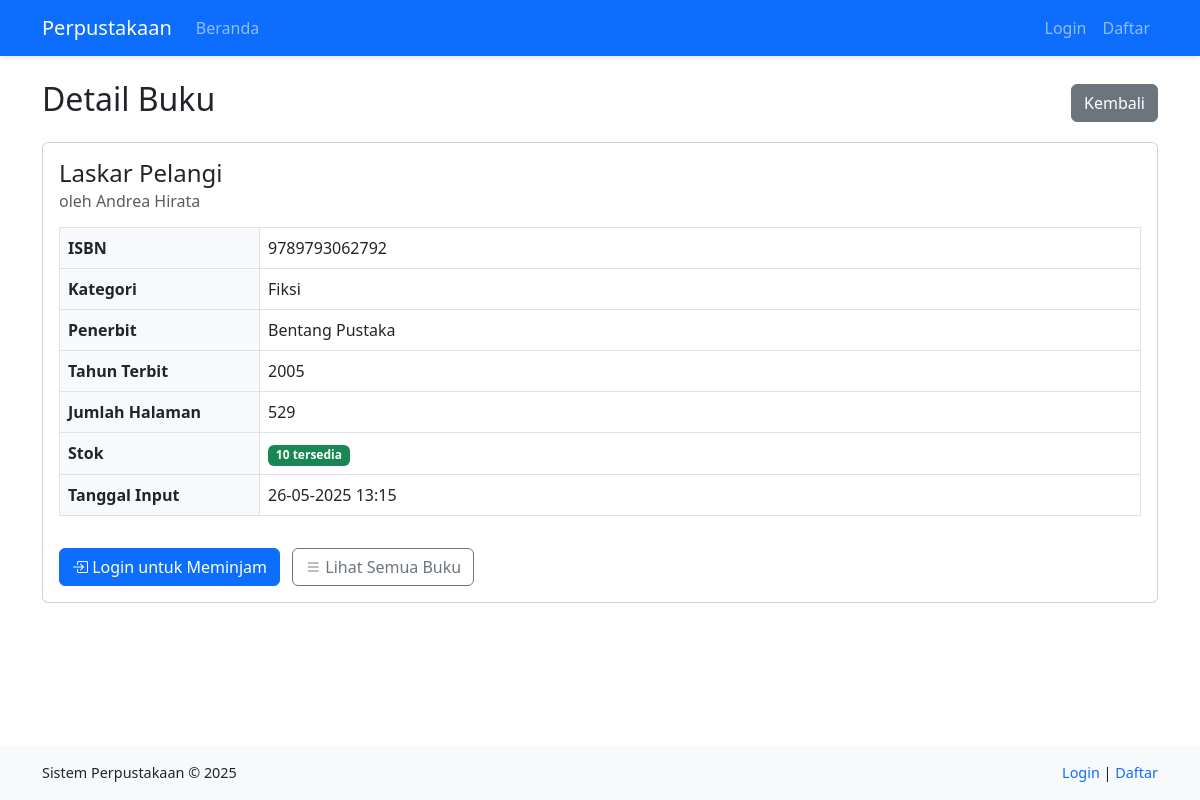
/pages/buku/detail.php?id=1, run on the app's committed database.
### tables this page shows
CREATE TABLE IF NOT EXISTS buku (
  id_buku INT AUTO_INCREMENT PRIMARY KEY,
  judul VARCHAR(255) NOT NULL,
  pengarang VARCHAR(255) NOT NULL,
  penerbit VARCHAR(255) NOT NULL,
  tahun_terbit YEAR NOT NULL,
  isbn VARCHAR(20),
  jumlah_halaman INT,
  stok INT NOT NULL DEFAULT 0,
  id_kategori INT,
  tanggal_input TIMESTAMP DEFAULT CURRENT_TIMESTAMP,
  FOREIGN KEY (id_kategori) REFERENCES kategori(id_kategori) ON DELETE SET NULL
);

CREATE TABLE IF NOT EXISTS kategori (
  id_kategori INT AUTO_INCREMENT PRIMARY KEY,
  nama_kategori VARCHAR(100) NOT NULL
);

### includes/auth_functions.php (called while the page is built, shortened)
<?php
function isLoggedIn()
{
  return isset($_SESSION['user_id']) && !empty($_SESSION['user_id']);
}
function isAdmin()
{
  return isset($_SESSION['user_role']) && $_SESSION['user_role'] === 'admin';
}

### pages/buku/detail.php (the view, shortened to what this page needs)
<?php
require_once '../../includes/header.php';
$id_buku = mysqli_real_escape_string($conn, $_GET['id']);
$query = "SELECT b.*, k.nama_kategori
          FROM buku b
          LEFT JOIN kategori k ON b.id_kategori = k.id_kategori
          WHERE b.id_buku = '$id_buku'";
$result = mysqli_query($conn, $query);
$buku = mysqli_fetch_assoc($result);
?>
<div class="d-flex justify-content-between align-items-center mb-3">
  <h2>Detail Buku</h2>
  <a href="index.php" class="btn btn-secondary">Kembali</a>
</div>
<div class="card">
  <div class="card-body">
    <div class="row">
      <div class="col-md-12">
        <h4 class="card-title"><?php echo htmlspecialchars($buku['judul']); ?></h4>
        <h6 class="card-subtitle mb-3 text-muted">
          oleh <?php echo htmlspecialchars($buku['pengarang']); ?>
        </h6>
        <div class="table-responsive">
          <table class="table table-bordered">
            <tr>
              <th width="200">ISBN</th>
              <td><?php echo htmlspecialchars($buku['isbn'] ?? '-'); ?></td>
            </tr>
            <tr>
              <th>Kategori</th>
              <td><?php echo htmlspecialchars($buku['nama_kategori'] ?? 'Tidak ada kategori'); ?></td>
            </tr>
            <tr>
              <th>Penerbit</th>
              <td><?php echo htmlspecialchars($buku['penerbit']); ?></td>
            </tr>
            <tr>
              <th>Tahun Terbit</th>
              <td><?php echo htmlspecialchars($buku['tahun_terbit']); ?></td>
            </tr>
            <tr>
              <th>Jumlah Halaman</th>
              <td><?php echo htmlspecialchars($buku['jumlah_halaman'] ?? '-'); ?></td>
            </tr>
            <tr>
              <th>Stok</th>
              <td>
                <?php if ($buku['stok'] > 0): ?>
                  <span class="badge bg-success"><?php echo $buku['stok']; ?> tersedia</span>
                <?php else: ?>
                  <span class="badge bg-danger">Tidak tersedia</span>
                <?php endif; ?>
              </td>
            </tr>
            <tr>
              <th>Tanggal Input</th>
              <td><?php echo date('d-m-Y H:i', strtotime($buku['tanggal_input'])); ?></td>
            </tr>
          </table>
        </div>
        <div class="mt-3">
          <?php if (isAdmin()): ?>
            <a href="edit.php?id=<?php echo $buku['id_buku']; ?>" class="btn btn-warning">
              <i class="bi bi-pencil"></i> Edit
            </a>
            <a href="hapus.php?id=<?php echo $buku['id_buku']; ?>" class="btn btn-danger" onclick="return confirm('Yakin ingin menghapus buku ini?')">
              <i class="bi bi-trash"></i> Hapus
            </a>
          <?php elseif (isLoggedIn() && $buku['stok'] > 0): ?>
            <a href="../peminjaman/pinjam.php?id_buku=<?php echo $buku['id_buku']; ?>" class="btn btn-success">
              <i class="bi bi-book"></i> Pinjam Buku
            </a>
          <?php elseif (isLoggedIn()): ?>
            <button class="btn btn-secondary" disabled>
              <i class="bi bi-book"></i> Buku Tidak Tersedia
            </button>
          <?php else: ?>
            <a href="<?php echo BASE_URL; ?>auth/login.php" class="btn btn-primary">
              <i class="bi bi-box-arrow-in-right"></i> Login untuk Meminjam
            </a>
          <?php endif; ?>
          <a href="index.php" class="btn btn-outline-secondary ms-2">
            <i class="bi bi-list"></i> Lihat Semua Buku
          </a>
        </div>
      </div>
    </div>
  </div>
</div>
<?php
require_once INCLUDES_PATH . 'footer.php';
?>

### assets/css/style.css (style rules this page uses)
body { min-height: 100vh; display: flex; flex-direction: column; }
.card { transition: transform 0.2s, box-shadow 0.2s; margin-bottom: 1rem; }
.table-responsive { overflow-x: auto; }
.table th { background-color: #f8f9fa; }
.badge.bg-success { background-color: #198754 !important; }

### data on the page
buku: judul "Laskar Pelangi", pengarang "Andrea Hirata", isbn "9789793062792", id_kategori.nama_kategori "Fiksi", penerbit "Bentang Pustaka", tahun_terbit "2005", jumlah_halaman "529", stok "10", tanggal_input "26-05-2025 13:15"
